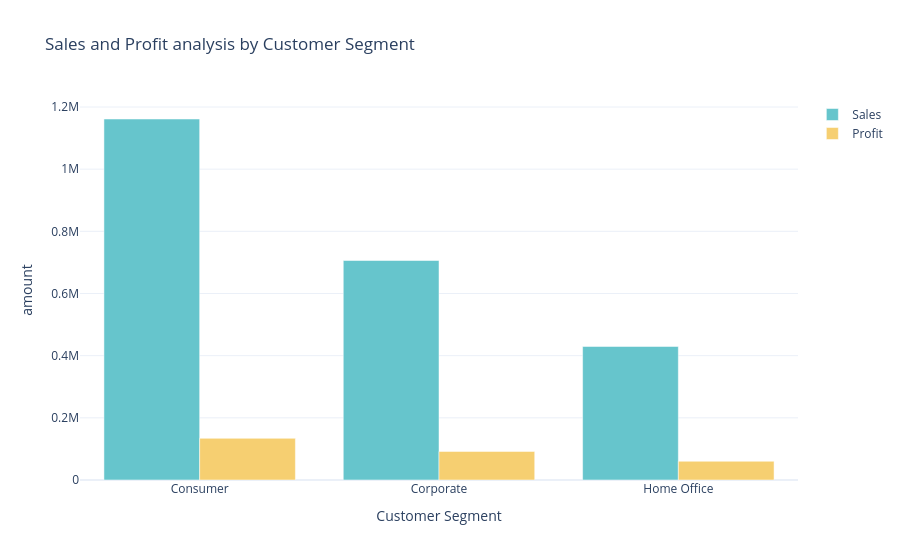

The notebook cell this image was saved under:
### Code cell
color_pallate = colors.qualitative.Pastel

fig = go.Figure()
fig.add_trace(go.Bar(x=sales_by_profit_segment['Segment'],
                    y=sales_by_profit_segment['Sales'],
                    name='Sales',
                    marker_color=color_pallate[0]))
              
fig.add_trace(go.Bar(x=sales_by_profit_segment['Segment'],
                     y=sales_by_profit_segment['Profit'],
                     name='Profit',
                     marker_color=color_pallate[1]))
fig.update_layout(title='Sales and Profit analysis by Customer Segment',
                 xaxis_title='Customer Segment',yaxis_title='amount')
fig.show()

### Figure 1 — Plotly figure (JSON) as saved in the notebook; plotly's stock layout.template omitted (floating-point values rounded to 4 significant figures)
{"data": [{"marker": {"color": "rgb(102, 197, 204)"}, "name": "Sales", "type": "bar", "x": ["Consumer", "Corporate", "Home Office"], "y": [1161000.0, 706100.0, 429700.0]}, {"marker": {"color": "rgb(246, 207, 113)"}, "name": "Profit", "type": "bar", "x": ["Consumer", "Corporate", "Home Office"], "y": [134100.0, 91980.0, 60300.0]}], "layout": {"title": {"text": "Sales and Profit analysis by Customer Segment"}, "xaxis": {"title": {"text": "Customer Segment"}}, "yaxis": {"title": {"text": "amount"}}}}
